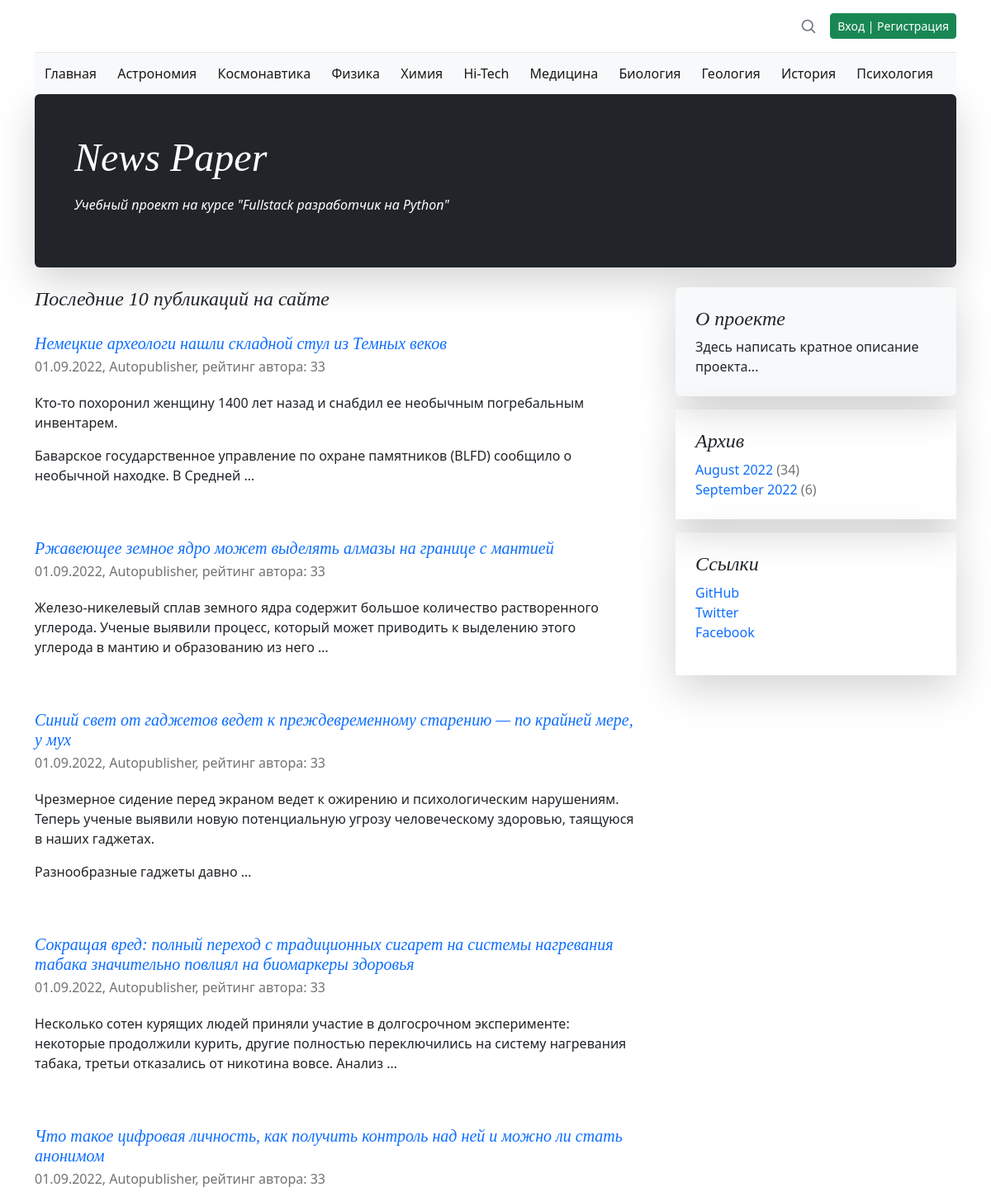
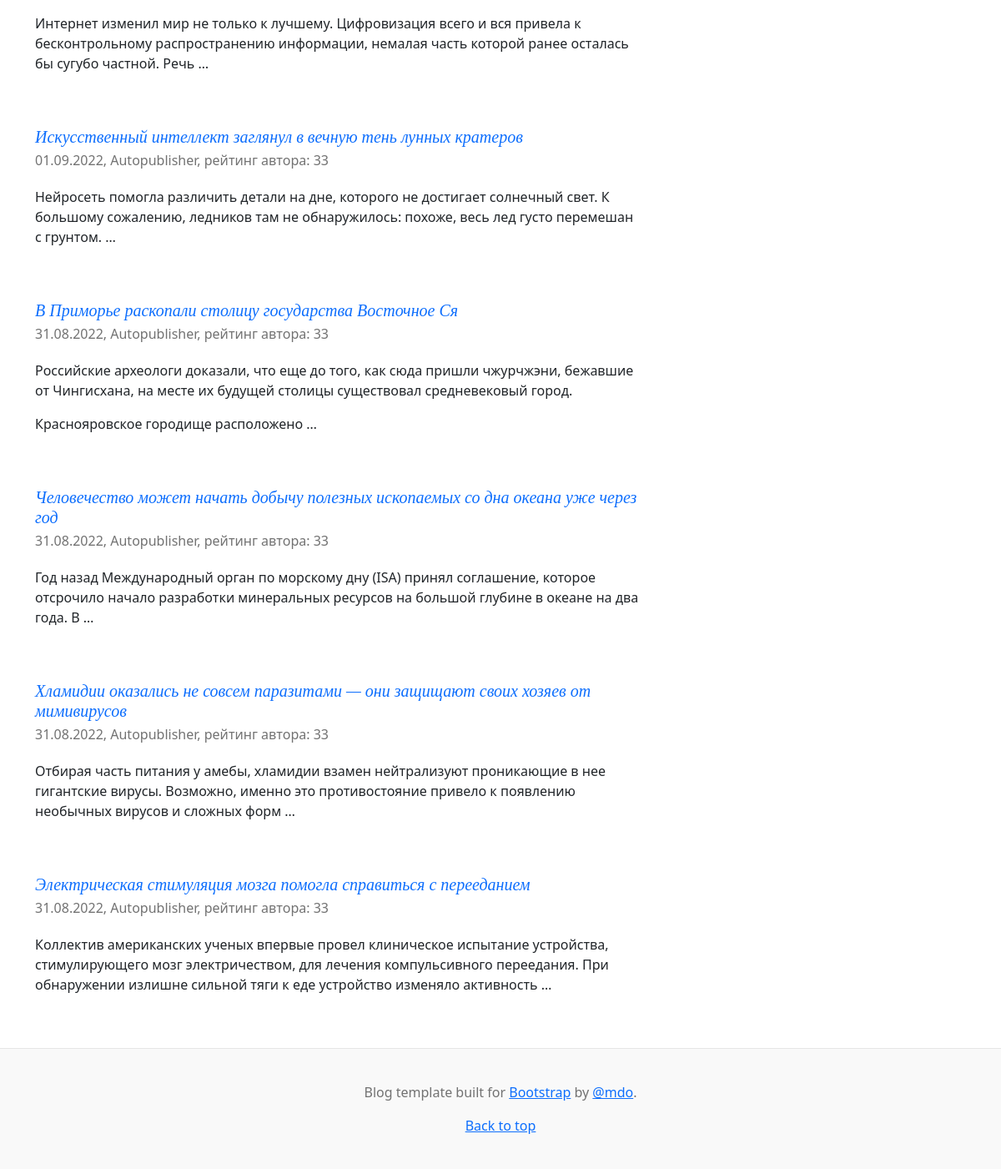
Before: / with the older database file (2 pictures, top to bottom).
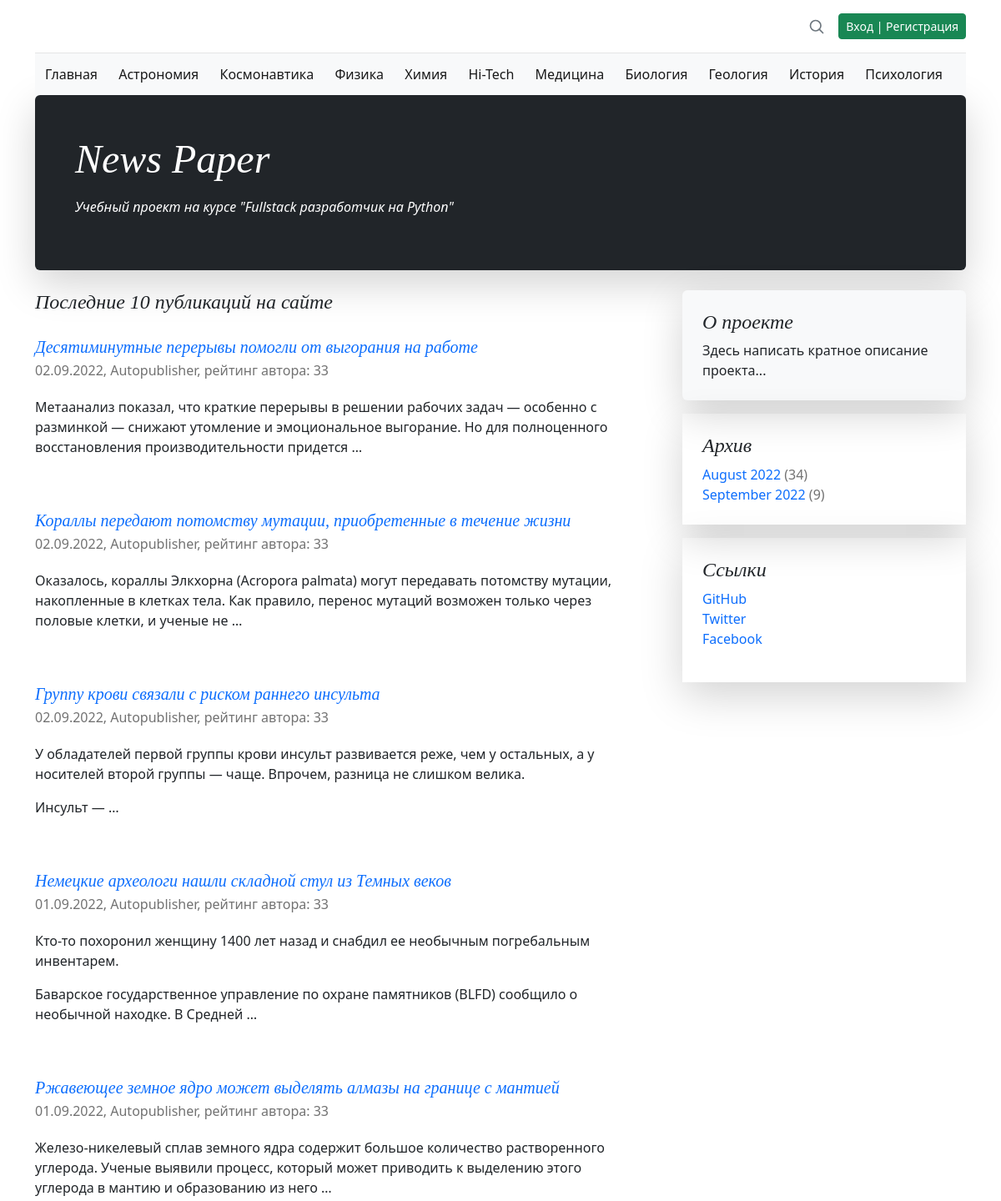
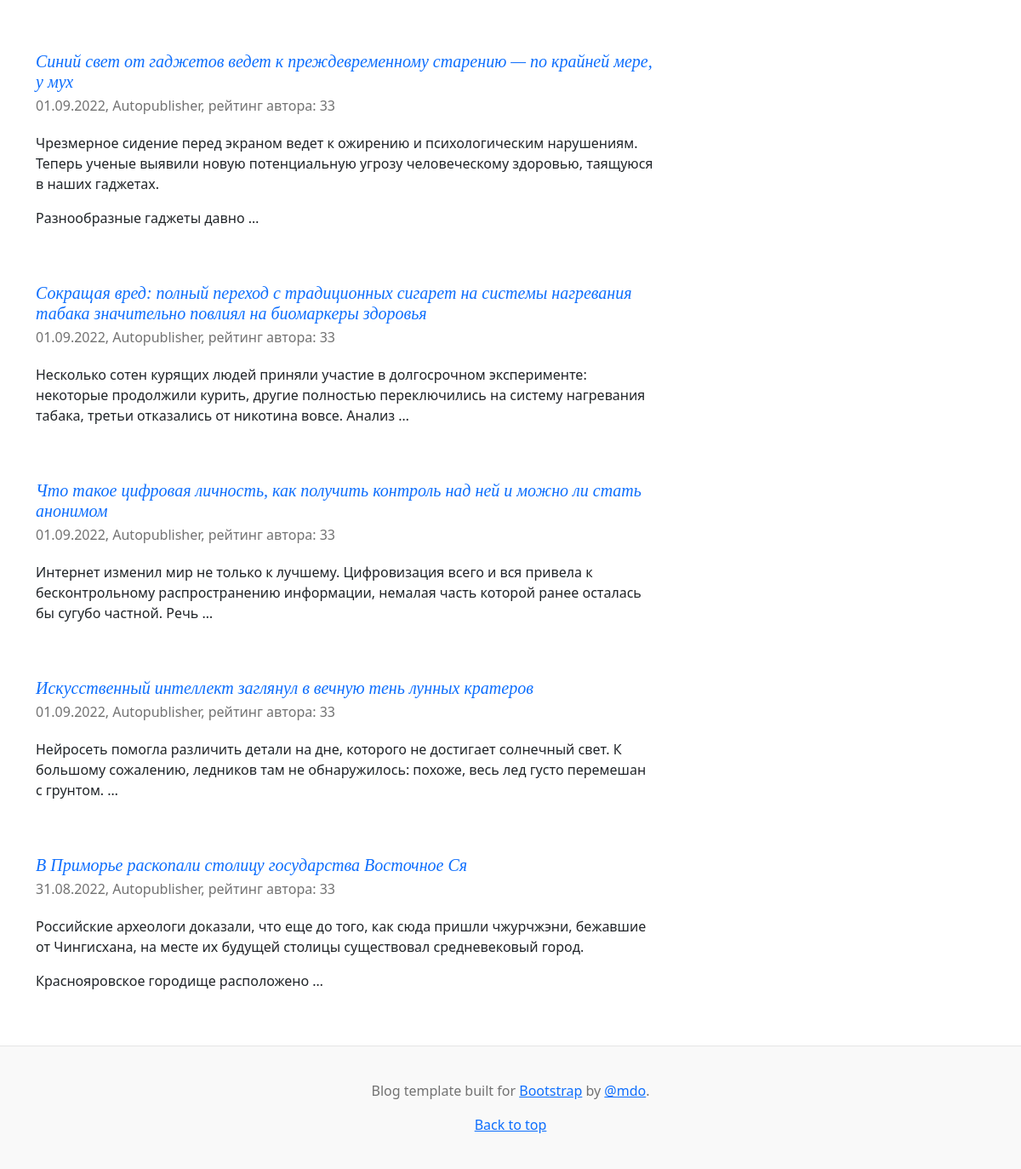
After: the same page with the newer database file (2 pictures, top to bottom).
### news/models.py (models this page shows, shortened)
class Category(models.Model):
    name = models.CharField(
        max_length=64,
        unique=True,
        verbose_name='Имя категории',
    )
    subscribers = models.ManyToManyField(
        User,
        through='CatSubscribers',
        blank=True,
        verbose_name='Подписчик',
    )
    class Meta:
        verbose_name = 'Категория'
        verbose_name_plural = 'Категории'

class Post(models.Model):
    author_post = models.ForeignKey(
        Author,
        on_delete=models.CASCADE,
        verbose_name='Автор',
    )
    ARTICLE = 'ART'
    NEWS = 'NWS'
    CHOICE_CAT = [
        (ARTICLE, 'Статья'),
        (NEWS, 'Новость'),
    ]
    type_cat = models.CharField(
        max_length=3,
        choices=CHOICE_CAT,
        default=ARTICLE,
        verbose_name='Тип контента',
    )
    date_pub = models.DateTimeField(
        auto_now_add=True,
        verbose_name='Дата публикации',
    )
    post_cat = models.ManyToManyField(
        Category,
        through='PostCategory',
        verbose_name='Категория',
    )
    name = models.CharField(
        max_length=128,
        verbose_name='Название',
    )
    content = models.TextField(
        verbose_name='Контент',
    )
    content_rate = models.SmallIntegerField(
        default=0,
        verbose_name='Рейтинг',
    )
    content_image = models.ImageField(
        upload_to='images',
        verbose_name='Изображение',
        default='no_image.jpg',
    )
    class Meta:
        verbose_name = 'Пост'
        verbose_name_plural = 'Посты'

class Author(models.Model):
    author_user = models.OneToOneField(
        User,
        on_delete=models.CASCADE,
        verbose_name='Имя',
    )
    author_rate = models.SmallIntegerField(
        default=0,
        verbose_name='Рейтинг',
    )
    def __str__(self):
        return self.author_user.username
    class Meta:
        verbose_name = 'Автор'
        verbose_name_plural = 'Авторы'

### news/views.py (the view)
# urls.py: path('', IndexView.as_view(), name='index'),
class IndexView(ListView):
    queryset = Post.objects.select_related().all().order_by('-date_pub')[:10]
    template_name = 'posts.html'
    context_object_name = 'posts'
    def get_context_data(self, **kwargs):
        context = super().get_context_data(**kwargs)
        return context

### news/context_processors.py (called while the page is built)
def navigate_context(request):
    category = Category.objects.all()
    archives = Post.objects.annotate(
        year=ExtractYear('date_pub'),
        month=ExtractMonth('date_pub')
    ).values('year', 'month').annotate(total=Count('id'))
    context = {
        'category': category,
        'archives': archives,
    }
    return context

### news/templatetags/news_filters.py (called while the page is built)
@register.filter()
def censor(in_text):
    censured_text = in_text
    with open('static/json/bad_words.json', 'r') as censor_file:
        bad_text = json.load(censor_file)
    for word in censured_text.split():
        if word.lower() in bad_text:
            censured_text = censured_text.replace(
                word,
                f'{word[0]}{"*" * (len(word) - 1)}'
            )
    return censured_text

@register.filter()
def name_month(val):
    val_obj = timezone.datetime.strptime(str(val), "%m")
    val_name = val_obj.strftime("%B")
    return val_name

### templates/posts.html (shortened to what this page needs)
{% extends 'default.html' %}
{% load i18n %}
{% load news_filters %}
{% load news_tags %}
{% block content %}
    {% load cache %}
    {% cache 60 last_news %}
    {% block last_news %}
    <h4 class="pb-1 mb-4 fst-italic">
        Последние {{ posts.count }} публикаций на сайте
    </h4>
    {% for post in posts %}
        <article class="blog-post">
            <a class="text-decoration-none" href="{% url 'news:detail' post.id %}">
                <h5 class="pb-1 mb-0 fst-italic">{{ post.name|censor }}</h5>
            </a>
            <p class="blog-post-meta">
                {{ post.date_pub|date:'d.m.Y' }},
                {{ post.author_post }},
                рейтинг автора: {{ post.author_post.author_rate }}
            </p>
            <p>{{ post.content|censor|truncatewords_html:25|safe }}</p>
        </article>
    {% endfor %}
    {% endblock last_news %}
    {% endcache %}
{% endblock content %}

### templates/default.html (shortened to what this page needs)
<!doctype html>
<html lang="ru-ru">
  {% load i18n %}
  {% load static %}
  {% load news_filters %}
  {% load news_tags %}
  {% load cache %}
  <head>
    <link href="{% static 'css/bootstrap.min.css' %}" rel="stylesheet">
    <link href="{% static 'css/blog.rtl.css' %}" rel="stylesheet">
    <link href="{% static 'css/styles.css' %}" rel="stylesheet">
  </head>
  <body>
    <div class="container">
      <header class="blog-header lh-1 py-3">
        <div class="row flex-nowrap justify-content-between align-items-center">
          <div class="col-4 pt-1">
          </div>
          <div class="col-4 d-flex justify-content-end align-items-center">
            <a class="link-secondary" href="{% url 'news:search' %}" aria-label="Search">
              <svg xmlns="http://www.w3.org/2000/svg" width="20" height="20" fill="none" stroke="currentColor" stroke-linecap="round" stroke-linejoin="round" stroke-width="2" class="mx-3" role="img" viewBox="0 0 24 24"><title>Search</title><circle cx="10.5" cy="10.5" r="7.5"/><path d="M21 21l-5.2-5.2"/></svg>
            </a>
              {% if user.id %}
                <a class="btn btn-sm btn-danger" href="/accounts/logout/">Выход</a>
              {% else %}
                <a class="btn btn-sm btn-success" href="/accounts/login/">Вход | Регистрация</a>
              {% endif %}
          </div>
        </div>
      </header>
      {% cache None navbar %}
      <nav class="navbar bg-light">
        <div class="container-fluid">
          <a class="navbar-brand fs-6" href="{% url 'news:index' %}">Главная</a>
          {% for item in category %}
            <a class="navbar-brand fs-6" href="{% url 'news:category' item.id %}">{{ item.name }}</a>
          {% endfor %}
        </div>
      </nav>
      {% endcache %}
    </div>
    <main class="container">
      <div class="p-4 p-md-5 mb-4 rounded text-bg-dark shadow-lg">
        <div class="col-md-6 px-0">
          <h1 class="display-4 fst-italic">News Paper</h1>
            <p class="lead-3 my-3 fst-italic">Учебный проект на курсе "Fullstack разработчик на Python"</p>
        </div>
      </div>
      <div class="row g-5">
        <div class="col-md-8">
            {% block content %}{% endblock content %}
        </div>
        {% cache 900 rightcol %}
        <div class="col-md-4">
          <div class="position-sticky" style="top: 2rem;">
            <div class="p-4 mb-3 bg-light rounded shadow-lg">
              <h4 class="fst-italic">О проекте</h4>
              <p class="mb-0">
                  Здесь написать кратное описание проекта...
              </p>
            </div>
            <div class="p-4 mb-3 container-fluid shadow-lg">
              <h4 class="fst-italic">Архив</h4>
              <ol class="list-unstyled mb-0">
                  {% for item in archives %}
                      <li>
                          <a class="text-decoration-none" href="#">{{ item.month|name_month }} {{ item.year }}</a>
                          <span class="blog-post-meta">({{ item.total }})</span>
                      </li>
                  {% endfor %}
              </ol>
            </div>
            <div class="p-4 mb-3 container-fluid shadow-lg">
              <h4 class="fst-italic">Ссылки</h4>
              <ol class="list-unstyled">
                <li>
                    <a class="text-decoration-none" target="_blank" href="https://github.com/spawlov">GitHub</a>
                </li>
                <li><a class="text-decoration-none" href="#">Twitter</a></li>
                <li><a class="text-decoration-none" href="#">Facebook</a></li>
              </ol>
            </div>
          </div>
        </div>
        {% endcache %}
      </div>
    </main>
    <footer class="blog-footer">
      <p>Blog template built for <a target="_blank" href="https://getbootstrap.com/">Bootstrap</a> by <a href="https://twitter.com/mdo">@mdo</a>.</p>
      <p><a href="#">Back to top</a></p>
    </footer>
  </body>
</html>

### static/css/blog.rtl.css (style rules this page uses)
.blog-header { border-bottom: 1px solid #e5e5e5; }
h1, h2, h3, h4, h5, h6 { font-family: Amiri, Georgia, "Times New Roman", serif; }
.display-4 { font-size: 2.5rem; }
@media (min-width: 768px) { .display-4 { font-size: 3rem; } }
.blog-post { margin-bottom: 4rem; }
.blog-post-meta { margin-bottom: 1.25rem; color: #727272; }
.blog-footer { padding: 2.5rem 0; color: #727272; text-align: center; background-color: #f9f9f9; border-top: .05rem solid #e5e5e5; }
.blog-footer p:last-child { margin-bottom: 0; }

Changed rows visible on the page:
no longer on this page (row unchanged): Post: name|censor "Человечество может начать добычу полезных ископаемых со дна океана уже через год", date_pub "31.08.2022", author_post "Autopublisher", author_post.author_rate "33", content|censor "Год назад Международный орган по морскому дну (ISA) принял соглашение, которое отсрочило начало разработки минеральных ресурсов на большой глубине в океане на два года. В …"
no longer on this page (row unchanged): Post: name|censor "Хламидии оказались не совсем паразитами — они защищают своих хозяев от мимивирусов", date_pub "31.08.2022", author_post "Autopublisher", author_post.author_rate "33", content|censor "Отбирая часть питания у амебы, хламидии взамен нейтрализуют проникающие в нее гигантские вирусы. Возможно, именно это противостояние привело к появлению необычных вирусов и сложных форм …"
no longer on this page (row unchanged): Post: name|censor "Электрическая стимуляция мозга помогла справиться с перееданием", date_pub "31.08.2022", author_post "Autopublisher", author_post.author_rate "33", content|censor "Коллектив американских ученых впервые провел клиническое испытание устройства, стимулирующего мозг электричеством, для лечения компульсивного переедания. При обнаружении излишне сильной тяги к еде устройство изменяло активность …"
added Post: name|censor "Десятиминутные перерывы помогли от выгорания на работе", date_pub "02.09.2022", author_post "Autopublisher", author_post.author_rate "33", content|censor "Метаанализ показал, что краткие перерывы в решении рабочих задач — особенно с разминкой — снижают утомление и эмоциональное выгорание. Но для полноценного восстановления производительности придется …"
added Post: name|censor "Кораллы передают потомству мутации, приобретенные в течение жизни", date_pub "02.09.2022", author_post "Autopublisher", author_post.author_rate "33", content|censor "Оказалось, кораллы Элкхорна (Acropora palmata) могут передавать потомству мутации, накопленные в клетках тела. Как правило, перенос мутаций возможен только через половые клетки, и ученые не …"
added Post: name|censor "Группу крови связали с риском раннего инсульта", date_pub "02.09.2022", author_post "Autopublisher", author_post.author_rate "33", content|censor "У обладателей первой группы крови инсульт развивается реже, чем у остальных, а у носителей второй группы — чаще. Впрочем, разница не слишком велика. Инсульт — …"
Other visible differences:
new list line: "September 2022 ( 9 )"
list line gone: "September 2022 ( 6 )"
